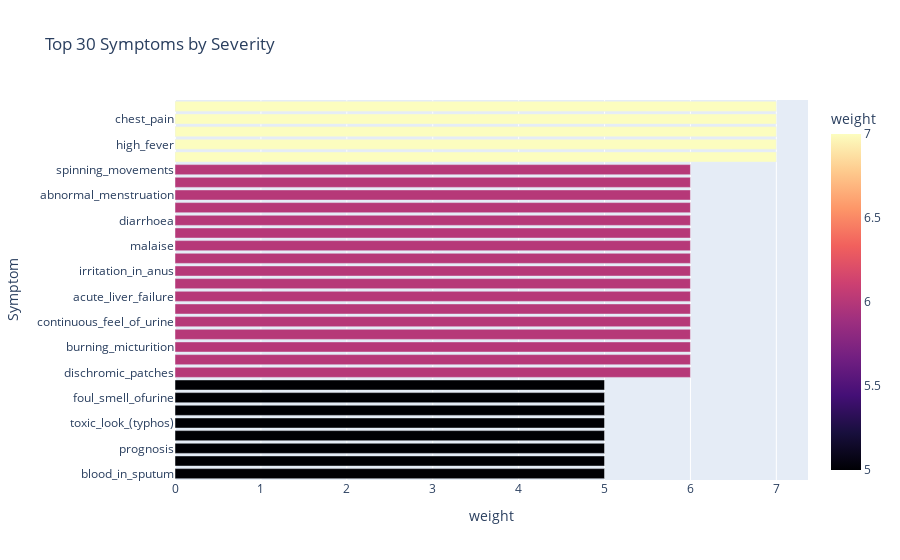

Write notebook code for a chart like this one.
### Code cell
import plotly.express as px

fig = px.bar(
    severity_df_sorted.head(30),
    x='weight',
    y='Symptom',
    orientation='h',
    title='Top 30 Symptoms by Severity',
    color='weight',
    color_continuous_scale='magma'
)
fig.update_layout(yaxis={'categoryorder': 'total ascending'})
fig.show()

### Figure 1 — Plotly figure (JSON) as saved in the notebook; plotly's stock layout.template omitted (floating-point values rounded to 4 significant figures)
{"data": [{"hovertemplate": "weight=%{marker.color}<br>Symptom=%{y}<extra></extra>", "legendgroup": "", "marker": {"color": [7, 7, 7, 7, 7, 6, 6, 6, 6, 6, 6, 6, 6, 6, 6, 6, 6, 6, 6, 6, 6, 6, 5, 5, 5, 5, 5, 5, 5, 5], "coloraxis": "coloraxis", "pattern": {"shape": ""}}, "name": "", "orientation": "h", "showlegend": false, "textposition": "auto", "type": "bar", "x": [7, 7, 7, 7, 7, 6, 6, 6, 6, 6, 6, 6, 6, 6, 6, 6, 6, 6, 6, 6, 6, 6, 5, 5, 5, 5, 5, 5, 5, 5], "xaxis": "x", "y": ["coma", "high_fever", "weakness_in_limbs", "chest_pain", "swelling_of_stomach", "dischromic_patches", "spotting_urination", "burning_micturition", "stomach_bleeding", "continuous_feel_of_urine", "enlarged_thyroid", "acute_liver_failure", "fluid_overload", "irritation_in_anus", "swelled_lymph_nodes", "malaise", "pain_in_anal_region", "diarrhoea", "patches_in_throat", "abnormal_menstruation", "prominent_veins_on_calf", "spinning_movements", "blood_in_sputum", "history_of_alcohol_consumption", "prognosis", "swelling_joints", "toxic_look_(typhos)", "passage_of_gases", "foul_smell_ofurine", "increased_appetite"], "yaxis": "y"}], "layout": {"barmode": "relative", "coloraxis": {"colorbar": {"title": {"text": "weight"}}, "colorscale": [[0, "#000004"], [0.1111, "#180f3d"], [0.2222, "#440f76"], [0.3333, "#721f81"], [0.4444, "#9e2f7f"], [0.5556, "#cd4071"], [0.6667, "#f1605d"], [0.7778, "#fd9668"], [0.8889, "#feca8d"], [1, "#fcfdbf"]]}, "legend": {"tracegroupgap": 0}, "title": {"text": "Top 30 Symptoms by Severity"}, "xaxis": {"anchor": "y", "domain": [0, 1], "title": {"text": "weight"}}, "yaxis": {"anchor": "x", "categoryorder": "total ascending", "domain": [0, 1], "title": {"text": "Symptom"}}}}
